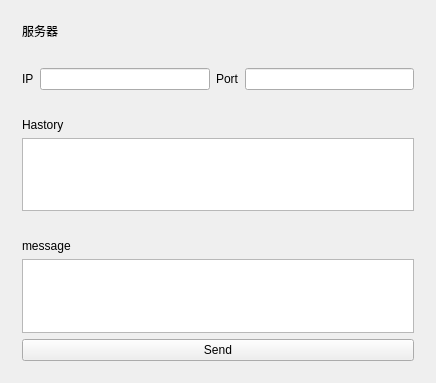
<?xml version="1.0" encoding="UTF-8"?>
<ui version="4.0">
 <class>Widget</class>
 <widget class="QWidget" name="Widget">
  <property name="geometry">
   <rect>
    <x>0</x>
    <y>0</y>
    <width>436</width>
    <height>383</height>
   </rect>
  </property>
  <property name="windowTitle">
   <string>Widget</string>
  </property>
  <layout class="QVBoxLayout" name="verticalLayout_3">
   <item>
    <widget class="QWidget" name="widget_4" native="true">
     <layout class="QVBoxLayout" name="verticalLayout_4">
      <item>
       <widget class="QLabel" name="label_4">
        <property name="text">
         <string>服务器</string>
        </property>
       </widget>
      </item>
     </layout>
    </widget>
   </item>
   <item>
    <widget class="QWidget" name="widget" native="true">
     <layout class="QHBoxLayout" name="horizontalLayout">
      <item>
       <widget class="QLabel" name="label">
        <property name="text">
         <string>IP</string>
        </property>
       </widget>
      </item>
      <item>
       <widget class="QLineEdit" name="lineEditServerIP"/>
      </item>
      <item>
       <widget class="QLabel" name="label_2">
        <property name="text">
         <string>Port</string>
        </property>
       </widget>
      </item>
      <item>
       <widget class="QLineEdit" name="lineEditServerPort"/>
      </item>
     </layout>
    </widget>
   </item>
   <item>
    <widget class="QWidget" name="widget_2" native="true">
     <layout class="QVBoxLayout" name="verticalLayout">
      <item>
       <widget class="QLabel" name="label_3">
        <property name="text">
         <string>Hastory</string>
        </property>
       </widget>
      </item>
      <item>
       <widget class="QTextEdit" name="textEditHastory"/>
      </item>
     </layout>
    </widget>
   </item>
   <item>
    <widget class="QWidget" name="widget_3" native="true">
     <layout class="QVBoxLayout" name="verticalLayout_2">
      <item>
       <widget class="QLabel" name="label_5">
        <property name="text">
         <string>message</string>
        </property>
       </widget>
      </item>
      <item>
       <widget class="QTextEdit" name="textEditInput"/>
      </item>
      <item>
       <widget class="QPushButton" name="pushButtonSend">
        <property name="text">
         <string>Send</string>
        </property>
       </widget>
      </item>
     </layout>
    </widget>
   </item>
  </layout>
 </widget>
 <layoutdefault spacing="6" margin="11"/>
 <resources/>
 <connections/>
</ui>
